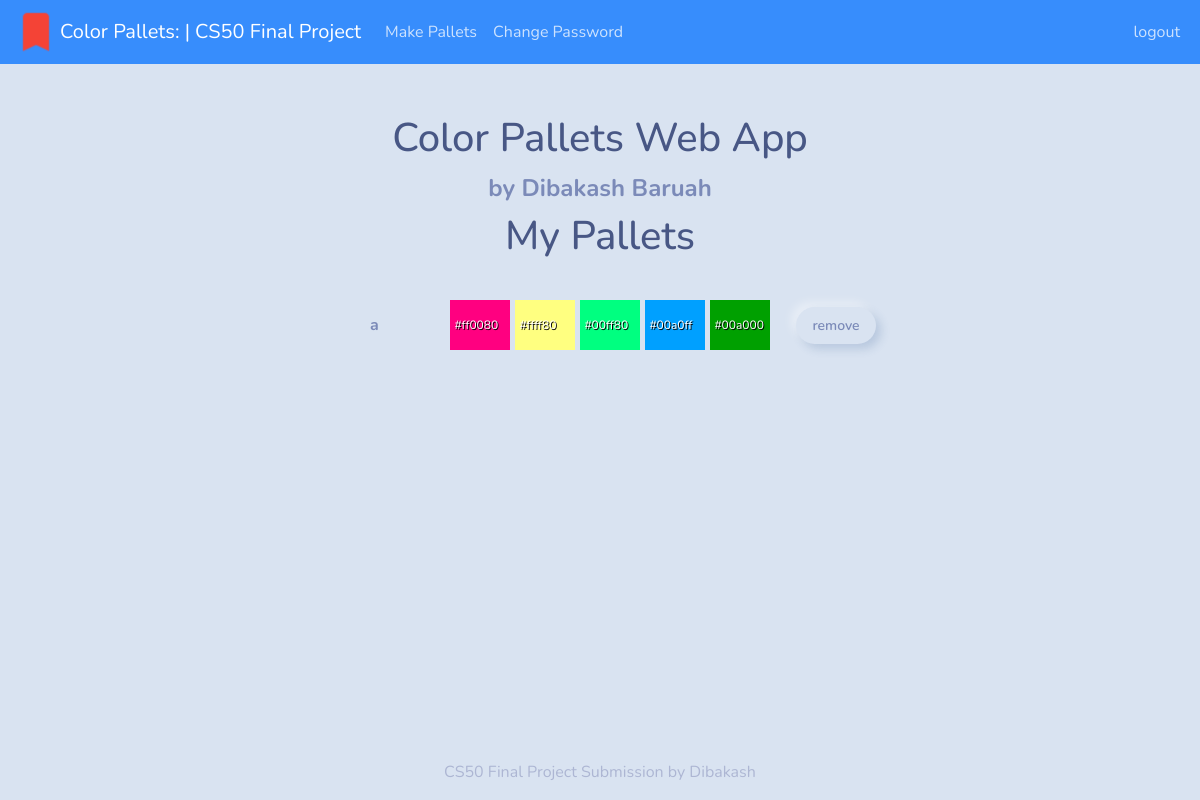
Before: / (signed in) with the older database file.
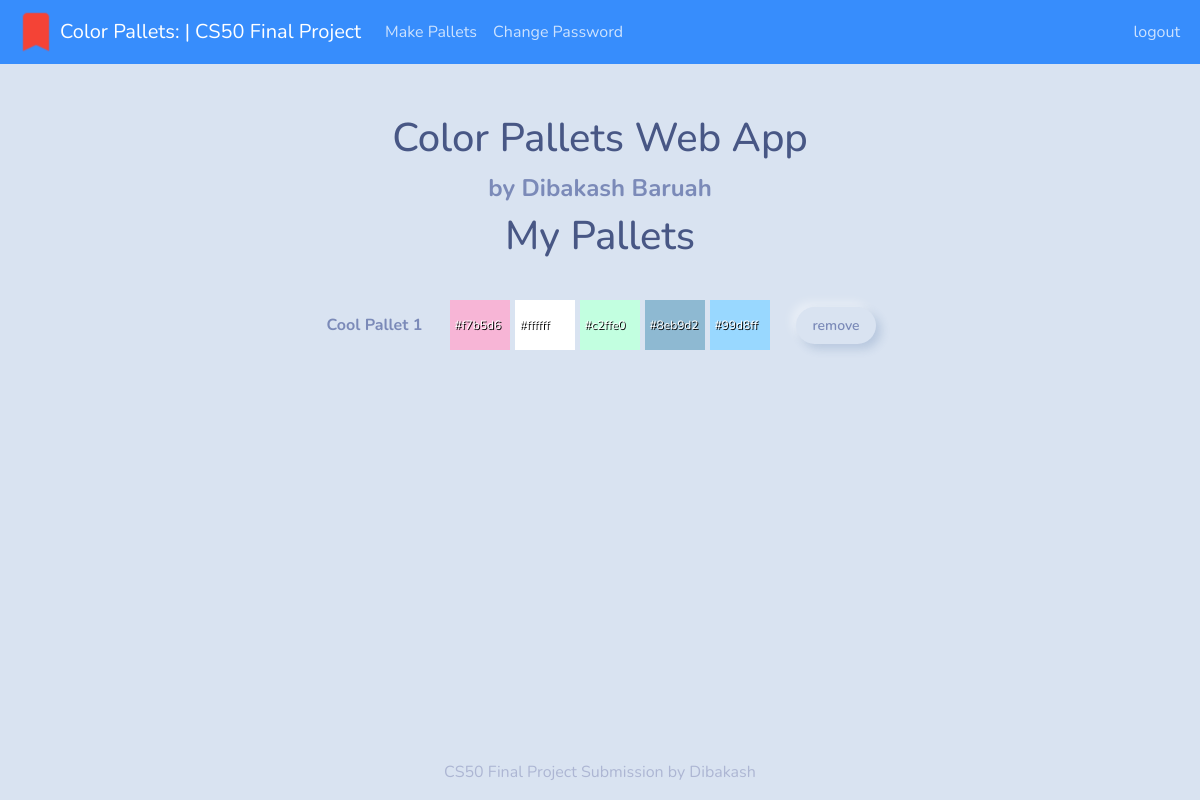
After: the same page with the newer database file.
### tables this page shows
CREATE TABLE colors(id INTEGER NOT NULL, user_id INTEGER NOT NULL, pallet_name text NOT NULL, clr1 TEXT NOT NULL, clr2 TEXT NOT NULL,  clr3 TEXT NOT NULL,  clr4 TEXT NOT NULL,  clr5 TEXT NOT NULL,  PRIMARY KEY(id), FOREIGN KEY(user_id) REFERENCES users(id));

### app/__init__.py (the view)
    @app.route("/", methods=["GET", "POST"])
    @login_required
    def index():
        if request.method == "POST":
            pallet_id = request.form.get("pallet_id")
            db.execute("DELETE FROM colors WHERE id = ?", pallet_id)
            return redirect("/")
        colors = db.execute("SELECT * FROM colors WHERE user_id=?", session["user_id"])
        return render_template("index.html", colors=colors)

### app/templates/index.html (shortened to what this page needs)
{% extends "layout.html" %}
{% block main %}
<div class="container text-center custom-heading">
    <h1>Color Pallets Web App</h1>
    <b>by Dibakash Baruah</b>
</div>
<h1 class="text-center custom-margin-top custom-margin-bottom">My Pallets</h1>
<div class="custom-container ">
    {% for pallet in colors %}
    <form class="pallet" action="/" method="post">
        <b>{{pallet.pallet_name}}</b>
        <div>
            <span data-clr="{{pallet.clr1}}">{{pallet.clr1}}</span>
            <span data-clr="{{pallet.clr2}}">{{pallet.clr2}}</span>
            <span data-clr="{{pallet.clr3}}">{{pallet.clr3}}</span>
            <span data-clr="{{pallet.clr4}}">{{pallet.clr4}}</span>
            <span data-clr="{{pallet.clr5}}">{{pallet.clr5}}</span>
        </div>
        <button type="submit" class="btn btn-sm btn-light">remove</button>
    </form>
    {% endfor %}
</div>
{% endblock %}

### app/templates/layout.html (shortened to what this page needs)
<!DOCTYPE html>
<html lang="en">
    <head>
        <link rel="stylesheet" href="static/bootstrap.min.css">
        <link rel="stylesheet" href="static/style.css">
    </head>
    <body>
        <header>
            <nav class="navbar navbar-expand-sm navbar-dark bg-primary">
                <div class="container-fluid">
                    <img src="static/favicon.ico" alt="">
                    <a class="navbar-brand" href="/">Color Pallets: | CS50 Final Project</a>
                    <div class="collapse navbar-collapse" id="navbarColor03">
                        {% if session.user_id %}
                        <ul class="navbar-nav me-auto">
                            <li class="nav-item">
                                <a class="nav-link" href="/make">Make Pallets</a>
                            </li>
                            <li class="nav-item">
                                <a class="nav-link" href="/password">Change Password</a>
                            </li>
                        </ul>
                        <ul class="navbar-nav">
                            <li class="nav-item">
                                <a class="nav-link" href="/logout">logout</a>
                            </li>
                        </ul>
                        {% else %}
                        <ul class="navbar-nav right">
                            <li class="nav-item"><a class="nav-link" href="/register">Register</a></li>
                            <li class="nav-item"><a class="nav-link" href="/login">Log In</a></li>
                        </ul>
                        {% endif %}
                    </div>
                </div>
            </nav>
        </header>
        <main class="container-sm">
            {% block main %}
            {% endblock %}
        </main>
        <footer>
            <p class="text-muted text-center">CS50 Final Project Submission by Dibakash</p>
        </footer>
    </body>
</html>

### app/static/style.css (style rules this page uses)
body { height: 100vh; }
main { height: auto; margin-bottom: 50px !important; }
.custom-margin-top { margin-top: 1em; }
.custom-margin-bottom { margin-bottom: 1em; }
footer { position: absolute; bottom: 0; width: 100%; margin-top: 100px; }
.custom-container { display: grid; gap: 1rem; text-align: center; justify-content: center; }
.pallet { display: flex; flex-wrap: wrap; justify-content: center; align-items: center; margin: auto; gap: 10px; }
.pallet b { width: 100px; }
.pallet div { display: flex; gap: 5px; min-width: 300px; margin-left: 1rem; margin-right: 1rem; }
.pallet div > span { height: 50px; font-size: 12px; padding: 0 4px; display: flex; align-items: center; background-color: aquamarine; margin: 0 !important; position: relative; width: 60px; color: white; text-shadow: 1px 1px 0 black; }
.pallet button.btn-sm { padding: 0.5rem 1rem; }
.custom-heading { margin-top: 50px; margin-bottom: -50px; }
.custom-heading b { font-size: 24px; }

Changed rows visible on the page:
removed colors: pallet_name "a", clr1 "#ff0080", clr2 "#ffff80", clr3 "#00ff80", clr4 "#00a0ff", clr5 "#00a000"
added colors: pallet_name "Cool Pallet 1", clr1 "#f7b5d6", clr2 "#ffffff", clr3 "#c2ffe0", clr4 "#8eb9d2", clr5 "#99d8ff"
